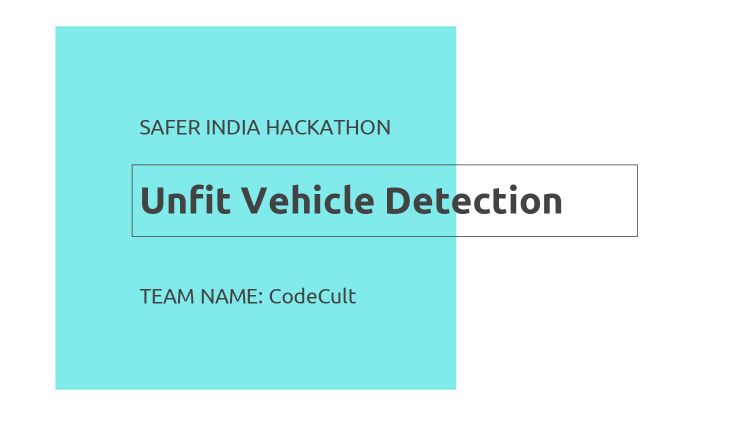
#> input picture images/Project Details_pages-to-jpg-0001.jpg, 1500 x 844 px (shown at 1/2 size)
$ python -i NumberPlateRecog.py   (imports and definitions only)
#> lines starting #> are read from the running program, lines starting #| are printed output that depends on the picture; after the words box and inside, x2 and y2 are one past the last pixel; in counts of white or black regions, pixels touching at a corner belong together
import pytesseract
import matplotlib.pyplot as plt
import cv2

pytesseract.pytesseract.tesseract_cmd = r'C:\Program Files\Tesseract-OCR\tesseract.exe'


def ImgToStr(img):
    img = cv2.imread(img)
#> img is the input picture: shape (844, 1500, 3); mean B, G, R 241.5, 241.5, 194.8

    gray_image = cv2.cvtColor(img, cv2.COLOR_BGR2GRAY)
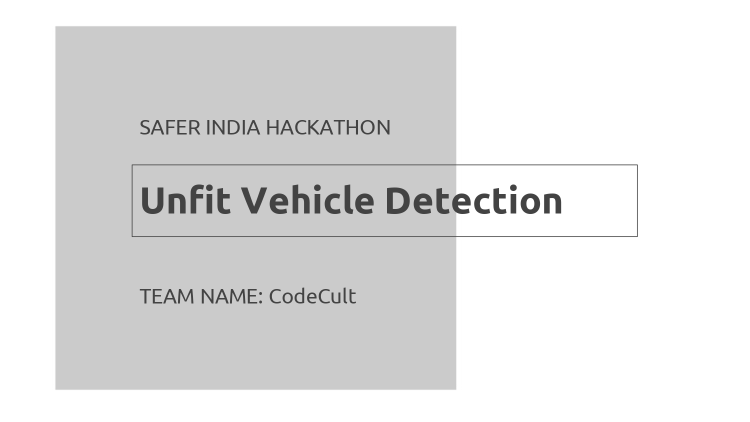
#> gray_image: shape (844, 1500) (shown at 1/2 size); min 66, max 255, mean 227.4
    # thresh = cv2.adaptiveThreshold(gray_image, 255, cv2.ADAPTIVE_THRESH_GAUSSIAN_C, cv2.THRESH_BINARY, 115, 1)
    blur = cv2.medianBlur(gray_image, 3)
    blur = cv2.resize(blur, None, fx=2, fy=2, interpolation=cv2.INTER_CUBIC)
#> blur: shape (1688, 3000)

    thresh = cv2.threshold(blur, 0, 255, cv2.THRESH_BINARY | cv2.THRESH_OTSU)[1]
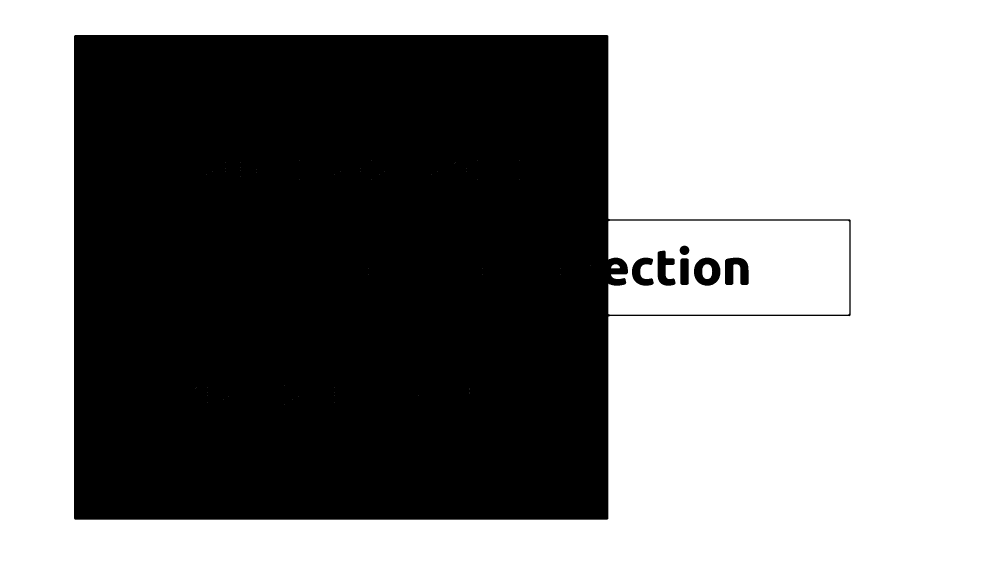
#> thresh: shape (1688, 3000) (shown at 1/3 size); 53.4% white; 7 black regions, largest, box (x1, y1, x2, y2) and area: (222, 105, 2552, 1559) 2341167, (2082, 773, 2161, 857) 4253, (2175, 773, 2246, 855) 4214

#> (the run stopped early here; a loop or call above may not have finished)

$ run again, on images/Project Details_pages-to-jpg-0002.jpg
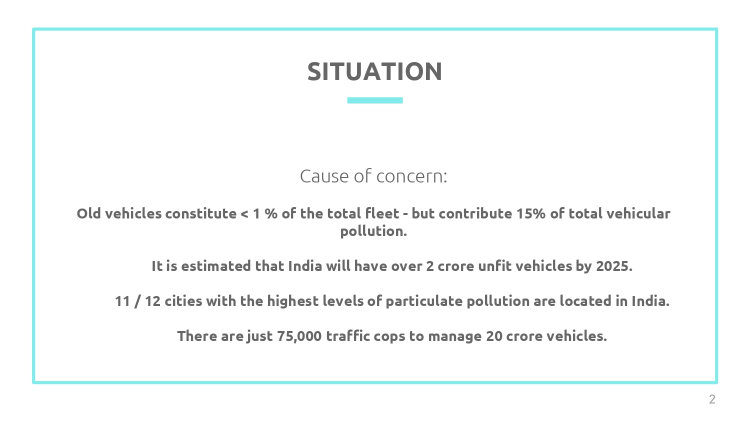
#> input picture images/Project Details_pages-to-jpg-0002.jpg, 1500 x 844 px (shown at 1/2 size)
#> in ImgToStr, img is the input picture: shape (844, 1500, 3); mean B, G, R 249.6, 249.6, 247.3
#> in ImgToStr, `gray_image = cv2.cvtColor(img, cv2.COLOR_BGR2GRAY)`:
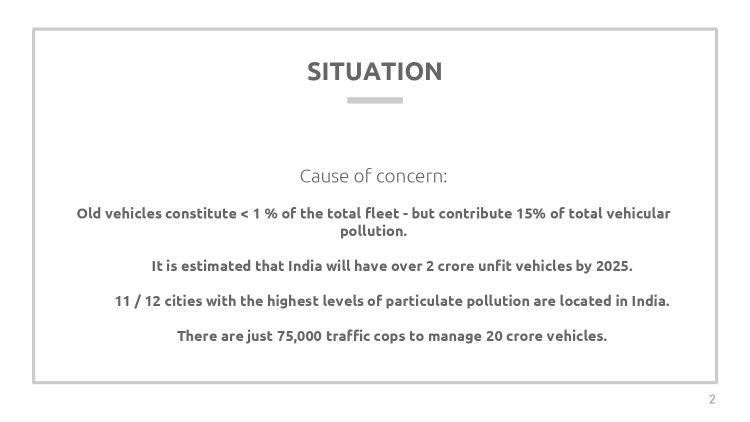
#> gray_image: shape (844, 1500) (shown at 1/2 size); min 101, max 255, mean 248.9
#> in ImgToStr, `thresh = cv2.threshold(blur, 0, 255, cv2.THRESH_BINARY | cv2.THRESH_OT..`:
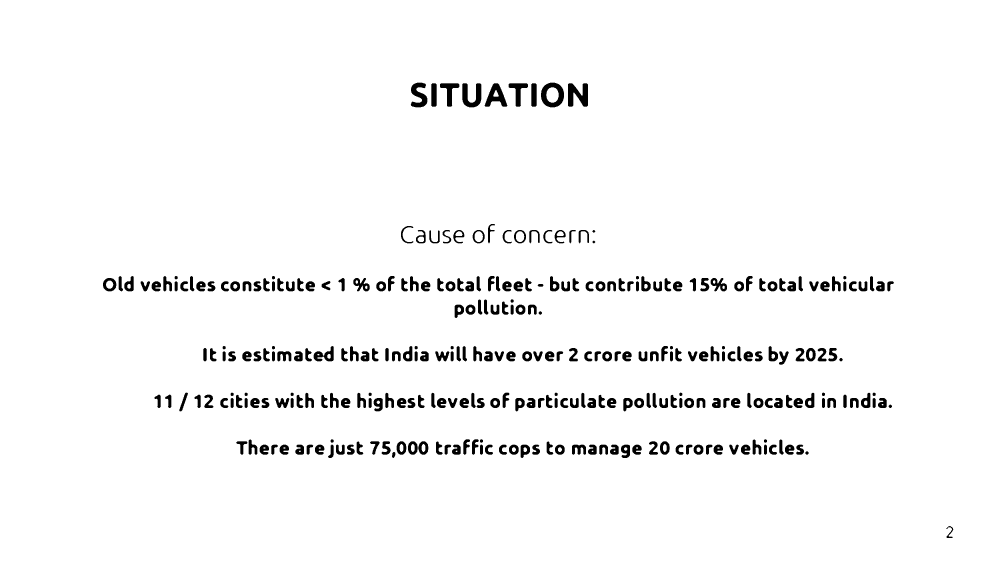
#> thresh: shape (1688, 3000) (shown at 1/3 size); 96.8% white; 313 black regions, largest, box (x1, y1, x2, y2) and area: (1704, 250, 1764, 320) 2839, (1623, 248, 1692, 322) 2775, (1387, 250, 1444, 322) 2412

$ run again, on images/Project Details_pages-to-jpg-0003.jpg
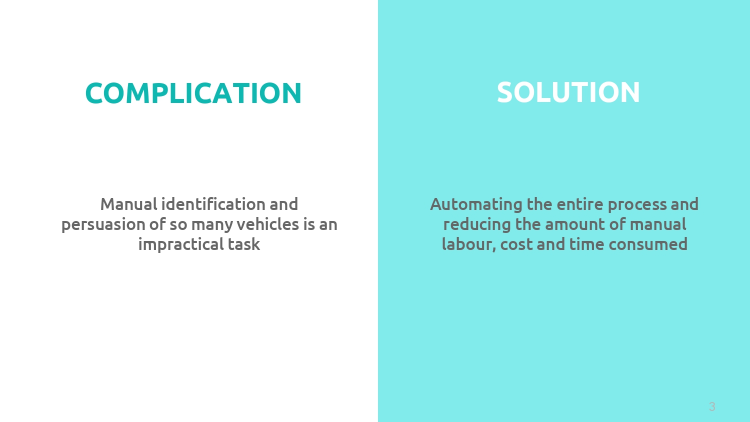
#> input picture images/Project Details_pages-to-jpg-0003.jpg, 1500 x 844 px (shown at 1/2 size)
#> in ImgToStr, img is the input picture: shape (844, 1500, 3); mean B, G, R 241.9, 241.9, 189.9
#> in ImgToStr, `gray_image = cv2.cvtColor(img, cv2.COLOR_BGR2GRAY)`:
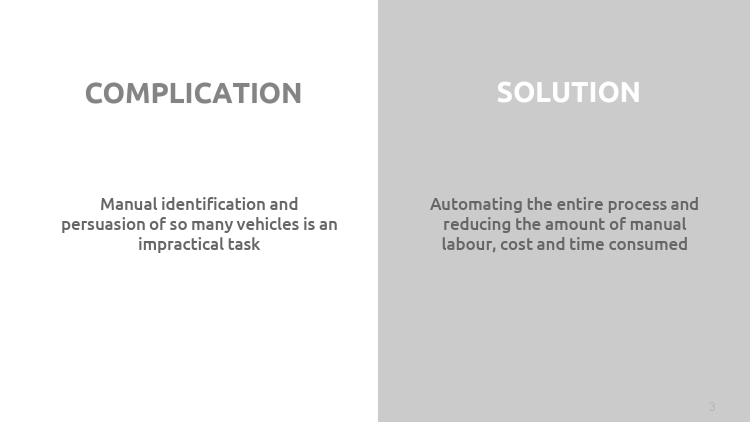
#> gray_image: shape (844, 1500) (shown at 1/2 size); min 101, max 255, mean 226.2
#> in ImgToStr, `thresh = cv2.threshold(blur, 0, 255, cv2.THRESH_BINARY | cv2.THRESH_OT..`:
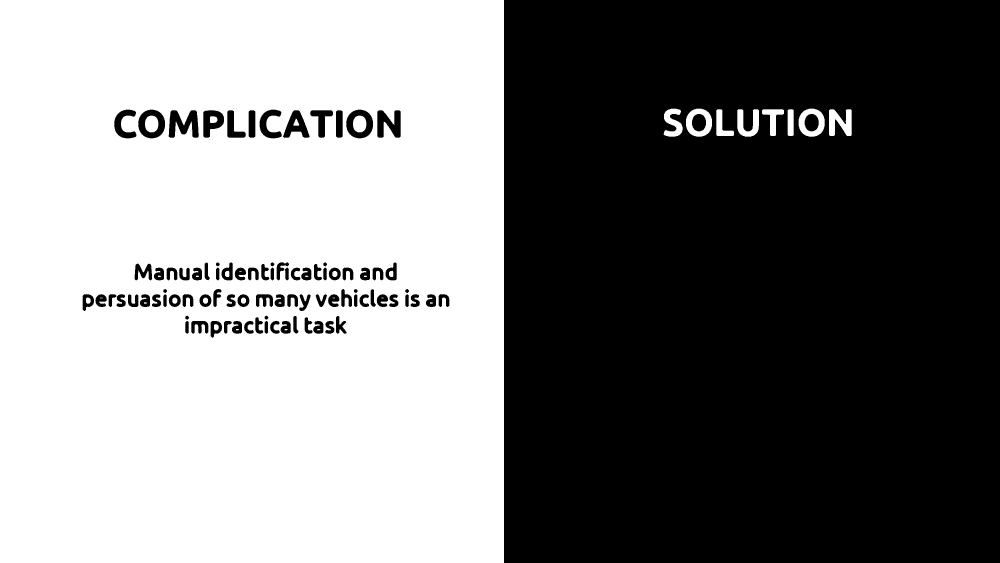
#> thresh: shape (1688, 3000) (shown at 1/3 size); 49.1% white; 35 white regions (4 under 20 px), largest, box (x1, y1, x2, y2) and area: (0, 0, 1512, 1688) 2458098, (2487, 328, 2555, 408) 3628, (2396, 326, 2474, 410) 3592

$ run again, on images/Project Details_pages-to-jpg-0004.jpg
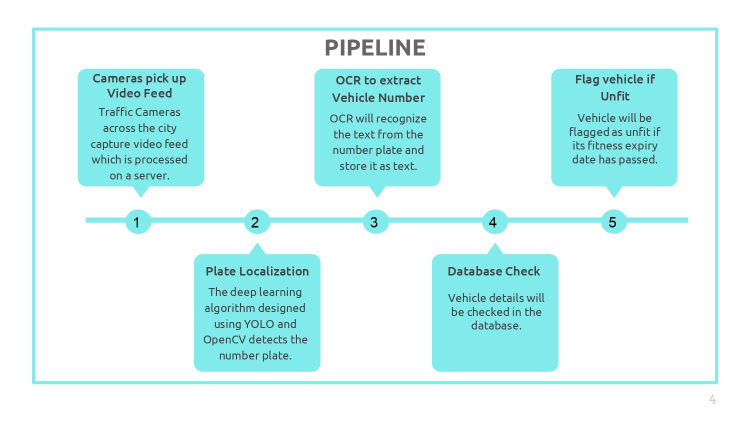
#> input picture images/Project Details_pages-to-jpg-0004.jpg, 1500 x 844 px (shown at 1/2 size)
#> in ImgToStr, img is the input picture: shape (844, 1500, 3); mean B, G, R 245.5, 245.5, 219
#> in ImgToStr, `gray_image = cv2.cvtColor(img, cv2.COLOR_BGR2GRAY)`:
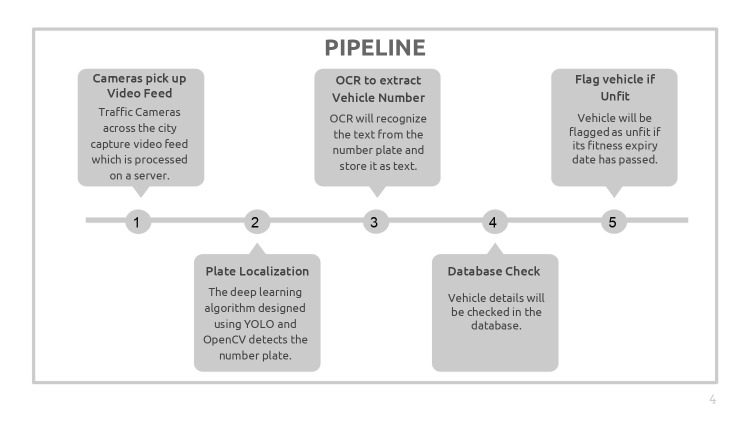
#> gray_image: shape (844, 1500) (shown at 1/2 size); min 0, max 255, mean 237.5
#> in ImgToStr, `thresh = cv2.threshold(blur, 0, 255, cv2.THRESH_BINARY | cv2.THRESH_OT..`:
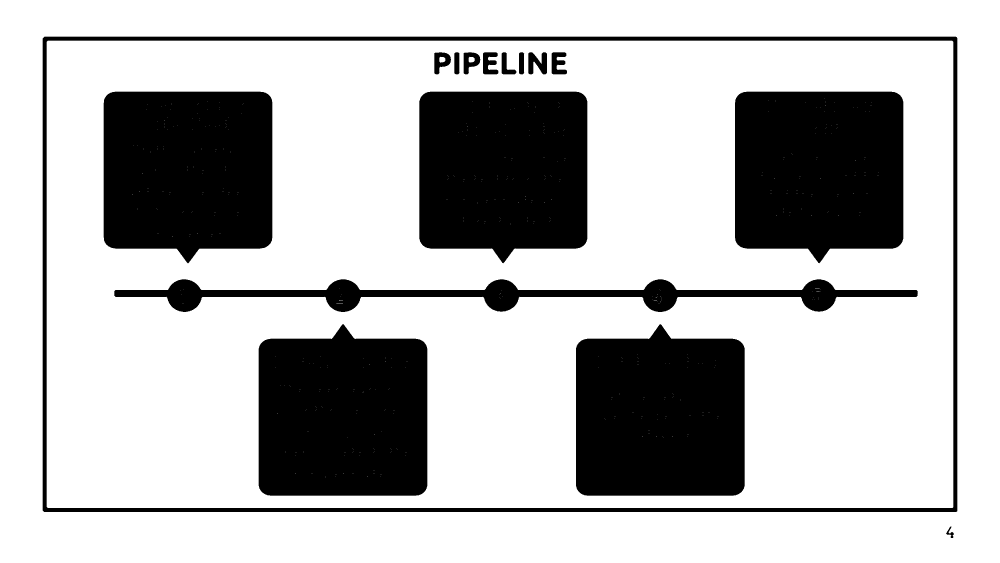
#> thresh: shape (1688, 3000) (shown at 1/3 size); 72.7% white; 16 black regions, largest, box (x1, y1, x2, y2) and area: (1728, 973, 2234, 1487) 238618, (311, 275, 817, 790) 238608, (776, 973, 1282, 1487) 238596
